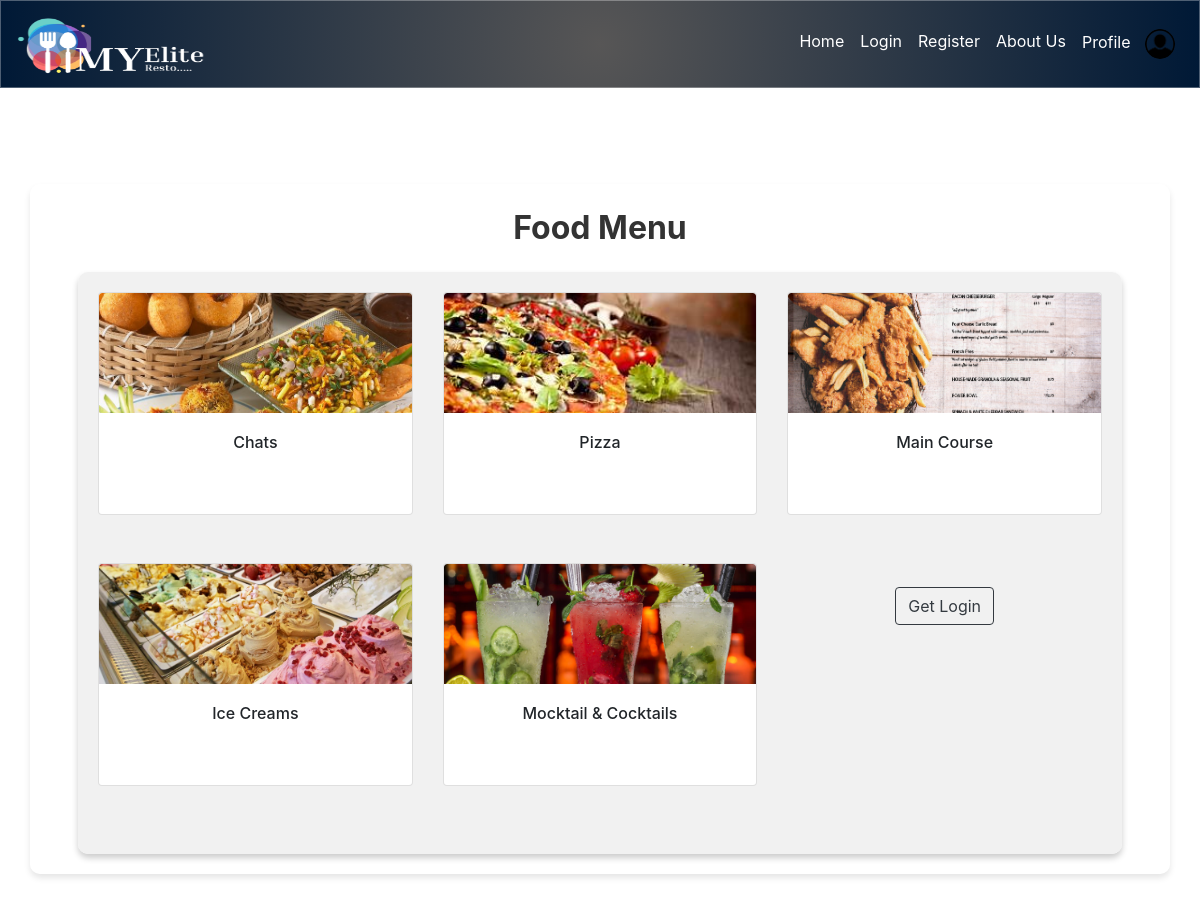
The app's page /menu/ with its own data.
### main/models.py (models this page shows, shortened)
class FoodCategory(models.Model):
    name = models.CharField(max_length=100)
    image = models.ImageField(upload_to='food_images/')
    available = models.BooleanField('Available', default=False)

### main/views.py (the view)
# urls.py: path('menu/', views.menu, name='menu'),
def menu(request):
    items = FoodCategory.objects.all()  # Fetch all food items
    return render(request, 'menu.html', {'items': items})

### main/templates/menu.html (shortened to what this page needs)
<!DOCTYPE html>
<html lang="en">
<head>
    <link rel="stylesheet" href="https://stackpath.bootstrapcdn.com/bootstrap/4.5.2/css/bootstrap.min.css">
    {% load static %}
</head>
<body>
    {% include "navbar.html" %}
    <section class="py-5">
        <div class="container px-4 px-lg-5 mt-5 glass-container">
            <div class="section-heading">Food Menu</div>
            <div class="card-group-container">
                <div class="row gx-4 gx-lg-5 row-cols-1 row-cols-md-3 row-cols-lg-3 row-cols-xl-3 justify-content-center">
                    {% if user.is_authenticated %}
                        {% for item in items %}
                            {% if item.available %}
                            <div class="col mb-5">
                                <div class="card custom-card h-100">
                                    <a href="{% url 'category_list' item.id %}">
                                        <img src="{{ item.image.url }}" class="card-img-top custom-card-img" alt="{{ item.name }}">
                                        <div class="card-body">
                                            <h5 class="card-title text-center">{{ item.name }}</h5>
                                        </div>
                                    </a>
                                </div>
                            </div>
                            {% endif %}
                        {% endfor %}
                    {% else %}
                        {% for item in items %}
                            {% if item.available %}
                            <div class="col mb-5">
                                <div class="card custom-card h-100">
                                    <img src="{{ item.image.url }}" class="card-img-top custom-card-img" alt="{{ item.name }}">
                                    <div class="card-body">
                                        <h5 class="card-title text-center">{{ item.name }}</h5>
                                    </div>
                                </div>
                            </div>
                            {% endif %}
                        {% endfor %}
                        <div class="card-footer p-4 pt-0 border-top-0 bg-transparent">
                            <div class="text-center">
                                <a class="btn btn-outline-dark mt-auto" href="{% url 'login' %}">Get Login</a>
                            </div>
                        </div>
                    {% endif %}
                </div>
            </div>
        </div>
    </section>
</body>
</html>

### main/templates/menu.html (style rules this page uses)
body { background-color: #f8f9fa; }
.glass-container { background: rgba(255, 255, 255, 0.4); backdrop-filter: blur(10px); border-radius: 10px; padding: 20px; margin-bottom: 30px; max-width: 1200px; box-shadow: 0 4px 6px rgba(0, 0, 0, 0.1); }
.card-group-container { background: rgba(240, 240, 240, 0.9); border-radius: 10px; padding: 20px; margin-top: 20px; box-shadow: 0 4px 6px rgba(0, 0, 0, 0.2); }
.custom-card { width: 100%; height: 200px; display: flex; flex-direction: column; justify-content: space-evenly; border: 1px solid #ddd; border-radius: 10px; transition: transform 0.3s ease, box-shadow 0.3s ease; overflow: hidden; margin-bottom: 30px; }
.custom-card-img { width: 100%; height: 120px; object-fit: cover; }
.card-title { margin-bottom: 0; font-size: 1rem; transition: color 0.3s ease; }
.card-footer { padding: 10px; text-align: center; }
.section-heading { font-size: 2rem; font-weight: bold; margin-bottom: 20px; text-align: center; color: #333; }

### records on screen
FoodCategory: image (picture), name "Chats"
FoodCategory: image (picture), name "Pizza"
FoodCategory: image (picture), name "Main Course"
FoodCategory: image (picture), name "Ice Creams"
FoodCategory: image (picture), name "Mocktail & Cocktails"
